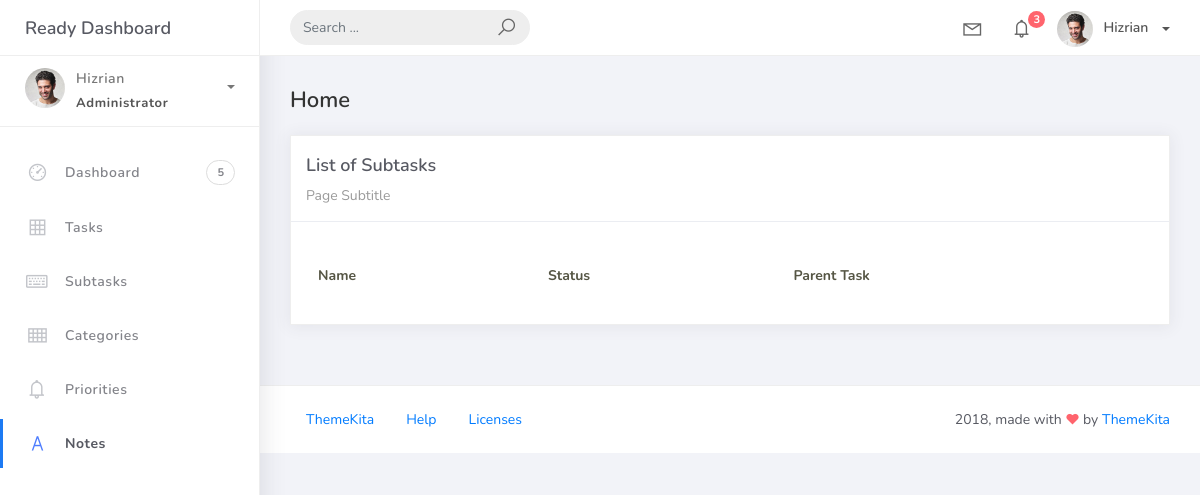
Before: /subtask_list with the older database file.
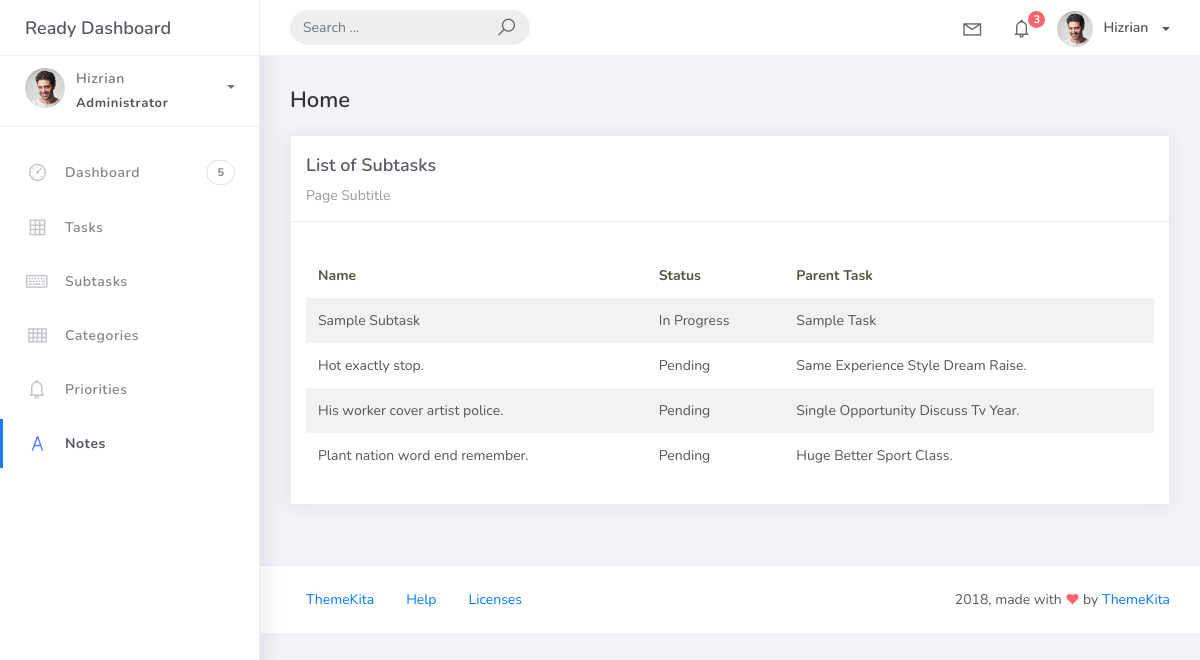
After: the same page with the newer database file.
### taskmanager/models.py (models this page shows, shortened)
class BaseModel(models.Model):
    created_at = models.DateTimeField(default=timezone.now,)
    updated_at = models.DateTimeField(auto_now=True,)
    class Meta:
        abstract = True

class SubTask(BaseModel):
    parentTaskFK = models.ForeignKey(Task, on_delete=models.CASCADE)
    title = models.CharField(max_length=100)
    status = models.CharField(max_length=50,
            choices=[("Pending", "Pending"),
            ("In Progress", "In Progress"),
            ("Completed", "Completed"),
            ],
            default = "Pending"
            )

class Task(BaseModel):
    title = models.CharField(max_length=100)
    description = models.CharField(max_length=250)
    deadline = models.DateField()
    status = models.CharField(max_length=50,
            choices=[("Pending", "Pending"),
            ("In Progress", "In Progress"),
            ("Completed", "Completed"),
            ],
            default = "Pending"
            )
    categoryFK = models.ForeignKey(Category, on_delete=models.CASCADE)
    priorityFK = models.ForeignKey(Priority, on_delete=models.CASCADE)
    def __str__(self):
        return self.title.title()

### taskmanager/views.py (the view)
# urls.py: path('subtask_list', SubTasksView.as_view(), name='subtask-list'),
class SubTasksView(ListView):
    model = SubTask
    context_object_name = 'subtask'
    template_name = 'subtask_list.html'
    paginate_by = 5

### templates/subtask_list.html (shortened to what this page needs)
{% extends 'base.html' %}
{% load static %}
{% block content %}
<div class="content">
  <div class="container-fluid">
    <h4 class="page-title">Home</h4>
    <div class="row">
      <div class="col-md-12">
        <div class="card">
          <div class="card-header">
            <div class="card-title">List of Subtasks</div>
            <div class="card-category">Page Subtitle</div>
          </div>
          <div class="card-body">
            <table class="table table-striped mt-3">
              <thead>
                <tr>
                  <th scope="col">Name</th>
                  <th scope="col">Status</th>
                  <th scope="col">Parent Task</th>
                </tr>
              </thead>
              <tbody>
                {% for object in object_list %}
                <tr>
                  <td>{{ object.title }}</td>
                  <td>{{ object.status }}</td>
                  <td>{{ object.parentTaskFK }}</td>
                </tr>
                {% endfor %}
              </tbody>
            </table>
          </div>
        </div>
      </div>
    </div>
  </div>
</div>
{% endblock %}

Changed rows visible on the page:
added SubTask: title "Sample Subtask", status "In Progress", parentTaskFK "Sample Task"
added SubTask: title "Hot exactly stop.", status "Pending", parentTaskFK "Same Experience Style Dream Raise."
added SubTask: title "His worker cover artist police.", status "Pending", parentTaskFK "Single Opportunity Discuss Tv Year."
added SubTask: title "Plant nation word end remember.", status "Pending", parentTaskFK "Huge Better Sport Class."
